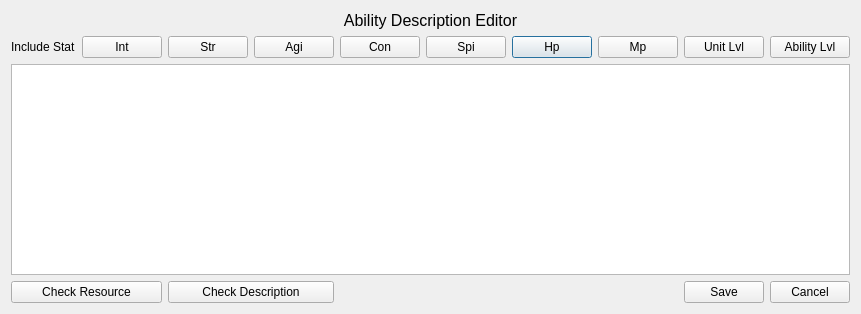
<?xml version="1.0" encoding="UTF-8"?>
<ui version="4.0">
 <class>ExpressionDialog</class>
 <widget class="QDialog" name="ExpressionDialog">
  <property name="geometry">
   <rect>
    <x>0</x>
    <y>0</y>
    <width>806</width>
    <height>314</height>
   </rect>
  </property>
  <property name="windowTitle">
   <string>Dialog</string>
  </property>
  <layout class="QGridLayout" name="gridLayout">
   <item row="1" column="6">
    <widget class="QPushButton" name="HpButton">
     <property name="maximumSize">
      <size>
       <width>16777215</width>
       <height>16777215</height>
      </size>
     </property>
     <property name="text">
      <string>Hp</string>
     </property>
    </widget>
   </item>
   <item row="1" column="1">
    <widget class="QPushButton" name="IntButton">
     <property name="maximumSize">
      <size>
       <width>16777215</width>
       <height>16777215</height>
      </size>
     </property>
     <property name="text">
      <string>Int</string>
     </property>
    </widget>
   </item>
   <item row="1" column="0">
    <widget class="QLabel" name="label">
     <property name="text">
      <string>Include Stat</string>
     </property>
    </widget>
   </item>
   <item row="1" column="8">
    <widget class="QPushButton" name="UnitLvlButton">
     <property name="text">
      <string>Unit Lvl</string>
     </property>
    </widget>
   </item>
   <item row="1" column="3">
    <widget class="QPushButton" name="AgiButton">
     <property name="maximumSize">
      <size>
       <width>16777215</width>
       <height>16777215</height>
      </size>
     </property>
     <property name="text">
      <string>Agi</string>
     </property>
    </widget>
   </item>
   <item row="1" column="2">
    <widget class="QPushButton" name="StrButton">
     <property name="maximumSize">
      <size>
       <width>16777215</width>
       <height>16777215</height>
      </size>
     </property>
     <property name="text">
      <string>Str</string>
     </property>
    </widget>
   </item>
   <item row="3" column="0" colspan="2">
    <widget class="QPushButton" name="CheckResourceButton">
     <property name="text">
      <string>Check Resource</string>
     </property>
    </widget>
   </item>
   <item row="1" column="4">
    <widget class="QPushButton" name="ConButton">
     <property name="maximumSize">
      <size>
       <width>16777215</width>
       <height>16777215</height>
      </size>
     </property>
     <property name="text">
      <string>Con</string>
     </property>
    </widget>
   </item>
   <item row="1" column="7">
    <widget class="QPushButton" name="MpButton">
     <property name="maximumSize">
      <size>
       <width>16777215</width>
       <height>16777215</height>
      </size>
     </property>
     <property name="text">
      <string>Mp</string>
     </property>
    </widget>
   </item>
   <item row="1" column="5">
    <widget class="QPushButton" name="SpiButton">
     <property name="maximumSize">
      <size>
       <width>16777215</width>
       <height>16777215</height>
      </size>
     </property>
     <property name="text">
      <string>Spi</string>
     </property>
    </widget>
   </item>
   <item row="3" column="2" colspan="2">
    <widget class="QPushButton" name="CheckDescriptionButton">
     <property name="text">
      <string>Check Description</string>
     </property>
    </widget>
   </item>
   <item row="1" column="9">
    <widget class="QPushButton" name="AbilityLvlButton">
     <property name="text">
      <string>Ability Lvl</string>
     </property>
    </widget>
   </item>
   <item row="2" column="0" colspan="10">
    <widget class="QTextEdit" name="TextEdit"/>
   </item>
   <item row="3" column="9">
    <widget class="QPushButton" name="CancelButton">
     <property name="text">
      <string>Cancel</string>
     </property>
    </widget>
   </item>
   <item row="3" column="8">
    <widget class="QPushButton" name="SaveButton">
     <property name="text">
      <string>Save</string>
     </property>
    </widget>
   </item>
   <item row="0" column="0" colspan="10">
    <widget class="QLabel" name="label_2">
     <property name="font">
      <font>
       <pointsize>12</pointsize>
      </font>
     </property>
     <property name="text">
      <string>Ability Description Editor</string>
     </property>
     <property name="alignment">
      <set>Qt::AlignCenter</set>
     </property>
    </widget>
   </item>
  </layout>
 </widget>
 <tabstops>
  <tabstop>IntButton</tabstop>
  <tabstop>StrButton</tabstop>
  <tabstop>AgiButton</tabstop>
  <tabstop>ConButton</tabstop>
  <tabstop>SpiButton</tabstop>
  <tabstop>HpButton</tabstop>
  <tabstop>MpButton</tabstop>
  <tabstop>UnitLvlButton</tabstop>
  <tabstop>AbilityLvlButton</tabstop>
  <tabstop>TextEdit</tabstop>
  <tabstop>CheckResourceButton</tabstop>
  <tabstop>CheckDescriptionButton</tabstop>
  <tabstop>SaveButton</tabstop>
  <tabstop>CancelButton</tabstop>
 </tabstops>
 <resources/>
 <connections/>
</ui>
